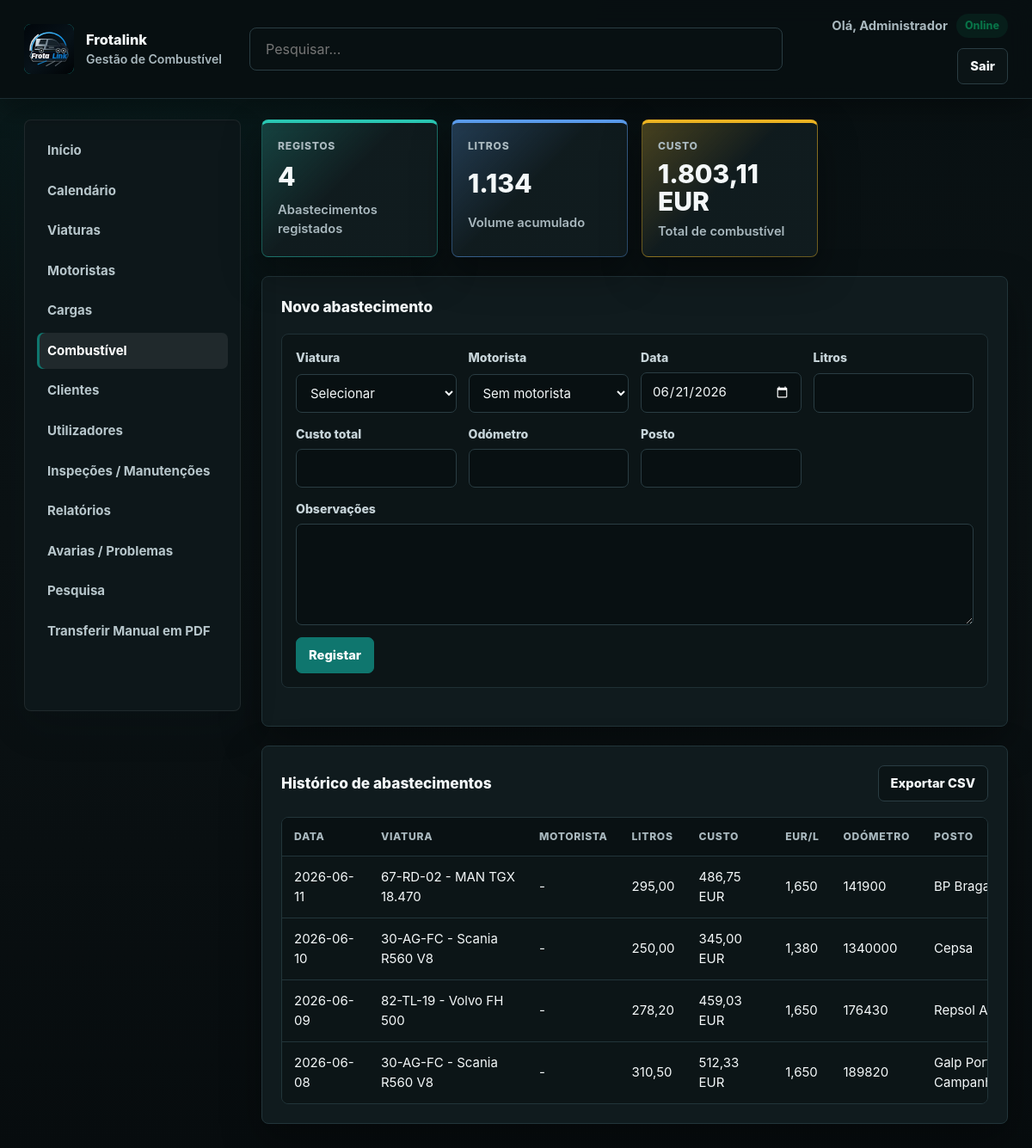
/frotas/combustivel_listar.php (signed in), run on the app's committed database.
### tables this page shows
CREATE TABLE `abastecimentos` (
  `id` int(11) NOT NULL,
  `veiculo_id` int(11) NOT NULL,
  `motorista_id` int(11) DEFAULT NULL,
  `data_abastecimento` date NOT NULL,
  `litros` decimal(10,2) NOT NULL DEFAULT 0.00,
  `custo_total` decimal(10,2) NOT NULL DEFAULT 0.00,
  `odometro_km` int(11) DEFAULT NULL,
  `posto` varchar(180) DEFAULT NULL,
  `observacoes` text DEFAULT NULL,
  `criado_em` timestamp NOT NULL DEFAULT current_timestamp()
);

CREATE TABLE `veiculos` (
  `id` int(11) NOT NULL,
  `matricula` varchar(20) NOT NULL,
  `modelo` varchar(100) NOT NULL,
  `status` enum('ativo','em_manutencao','ocioso') NOT NULL DEFAULT 'ativo',
  `km_total` int(11) NOT NULL DEFAULT 0,
  `consumo_medio` decimal(4,1) NOT NULL DEFAULT 0.0,
  `lat` decimal(10,7) DEFAULT NULL,
  `lon` decimal(10,7) DEFAULT NULL,
  `updated_at` timestamp NOT NULL DEFAULT current_timestamp() ON UPDATE current_timestamp()
);

### frotas/config.php (called while the page is built, shortened)
<?php
function currentUserRole(): string {
    return $_SESSION['nivel_acesso'] ?? '';
}
function isAdmin(): bool {
    return currentUserRole() === 'admin';
}
function isMotorista(): bool {
    return currentUserRole() === 'motorista';
}
function canManageOperations(): bool {
    return isAdmin() || isGestor();
}

### frotas/combustivel_listar.php (the view, shortened to what this page needs)
<?php
require_once 'config.php';
$conn = getDbConnection();
$motoristaAtualId = getCurrentMotoristaId($conn);
$isMotorista = isMotorista();
$veiculos = [];
if ($isMotorista) {
    if ($motoristaAtualId !== null) {
        $stmt = $conn->prepare("SELECT DISTINCT v.id, v.matricula, v.modelo
            FROM veiculos v
            LEFT JOIN motoristas m ON m.viatura_atual_id = v.id AND m.id = ?
            LEFT JOIN cargas c ON c.viatura_id = v.id AND c.motorista_id = ?
            WHERE m.id IS NOT NULL OR c.id IS NOT NULL
            ORDER BY v.matricula ASC");
        if ($stmt) {
            $stmt->bind_param('ii', $motoristaAtualId, $motoristaAtualId);
            $stmt->execute();
            $veiculosRes = $stmt->get_result();
        } else {
            $veiculosRes = false;
        }
    } else {
        $veiculosRes = false;
    }
} else {
    $veiculosRes = $conn->query('SELECT id, matricula, modelo FROM veiculos ORDER BY matricula ASC');
}
if ($veiculosRes) {
    while ($row = $veiculosRes->fetch_assoc()) {
        $veiculos[] = $row;
    }
}
$records = [];
if ($isMotorista) {
    if ($motoristaAtualId !== null) {
        $stmt = $conn->prepare("SELECT a.*, v.matricula, v.modelo, m.nome_completo
            FROM abastecimentos a
            JOIN veiculos v ON a.veiculo_id = v.id
            LEFT JOIN motoristas m ON a.motorista_id = m.id
            WHERE a.motorista_id = ?
            ORDER BY a.data_abastecimento DESC, a.id DESC");
        if ($stmt) {
            $stmt->bind_param('i', $motoristaAtualId);
            $stmt->execute();
            $result = $stmt->get_result();
        } else {
            $result = false;
        }
    } else {
        $result = false;
    }
} else {
    $result = $conn->query("SELECT a.*, v.matricula, v.modelo, m.nome_completo
        FROM abastecimentos a
        JOIN veiculos v ON a.veiculo_id = v.id
        LEFT JOIN motoristas m ON a.motorista_id = m.id
        ORDER BY a.data_abastecimento DESC, a.id DESC");
}
if ($result) {
    while ($row = $result->fetch_assoc()) {
        $records[] = $row;
    }
}
if ($isMotorista && $motoristaAtualId !== null) {
    $stmt = $conn->prepare("SELECT COUNT(*) AS total, COALESCE(SUM(litros),0) AS litros, COALESCE(SUM(custo_total),0) AS custo FROM abastecimentos WHERE motorista_id = ?");
    if ($stmt) {
        $stmt->bind_param('i', $motoristaAtualId);
        $stmt->execute();
        $stats = $stmt->get_result();
    } else {
        $stats = false;
    }
} elseif ($isMotorista) {
    $stats = false;
} else {
    $stats = $conn->query("SELECT COUNT(*) AS total, COALESCE(SUM(litros),0) AS litros, COALESCE(SUM(custo_total),0) AS custo FROM abastecimentos");
}
$statRow = $stats ? $stats->fetch_assoc() : ['total' => 0, 'litros' => 0, 'custo' => 0];
?>
<!DOCTYPE html>
<html lang="pt-PT">
<head>
    <link rel="stylesheet" href="layout.css">
</head>
<body class="dashboard-page">
    <header class="topbar">
        <div class="brand"><button type="button" class="brand-logo" onclick="window.location.href='index.php'" aria-label="Página principal"><img src="assets/logo.svg" alt="Frotalink"></button><div><p class="brand-title">Frotalink</p><span class="brand-subtitle">Gestão de Combustível</span></div></div>
        <form class="topbar-search" method="get" action="pesquisa.php"><input type="search" name="q" placeholder="Pesquisar..." aria-label="Pesquisar"></form>
        <div class="topbar-actions">
            <div class="topbar-stats"><span>Olá, <?php echo htmlspecialchars($_SESSION['user']); ?></span><span class="status-pill status-active">Online</span></div><a class="button secondary" href="logout.php">Sair</a>
        </div>
    </header>
    <div class="page-layout">
        <?php include 'sidebar.php'; ?>
        <main class="dashboard-content">
            <section class="dashboard-cards compact-cards">
                <article class="metric-card"><span class="metric-title">Registos</span><strong class="metric-value"><?php echo htmlspecialchars($statRow['total']); ?></strong><span class="metric-caption">Abastecimentos registados</span></article>
                <article class="metric-card"><span class="metric-title">Litros</span><strong class="metric-value"><?php echo htmlspecialchars(number_format((float) $statRow['litros'], 0, ',', '.')); ?></strong><span class="metric-caption">Volume acumulado</span></article>
                <article class="metric-card"><span class="metric-title">Custo</span><strong class="metric-value"><?php echo htmlspecialchars(number_format((float) $statRow['custo'], 2, ',', '.')); ?> EUR</strong><span class="metric-caption">Total de combustível</span></article>
            </section>
            <section class="widget">
                <div class="widget-header"><h2>Novo abastecimento</h2></div>
                <form method="post" action="combustivel_listar.php" class="form-grid">
                    <div class="form-field"><label for="veiculo_id">Viatura</label><select id="veiculo_id" name="veiculo_id" required><option value="">Selecionar</option></select></div>
                    <?php if (! $isMotorista): ?><div class="form-field"><label for="motorista_id">Motorista</label><select id="motorista_id" name="motorista_id"><option value="">Sem motorista</option></select></div><?php endif; ?>
                    <div class="form-field"><label for="data_abastecimento">Data</label><input type="date" id="data_abastecimento" name="data_abastecimento" value="<?php echo date('Y-m-d'); ?>" required></div>
                    <div class="form-field"><label for="litros">Litros</label><input type="number" step="0.01" min="0" id="litros" name="litros" required></div>
                    <div class="form-field"><label for="custo_total">Custo total</label><input type="number" step="0.01" min="0" id="custo_total" name="custo_total" required></div>
                    <div class="form-field"><label for="odometro_km">Odómetro</label><input type="number" min="0" id="odometro_km" name="odometro_km"></div>
                    <div class="form-field"><label for="posto">Posto</label><input type="text" id="posto" name="posto"></div>
                    <div class="form-field form-field-full"><label for="observacoes">Observações</label><textarea id="observacoes" name="observacoes"></textarea></div>
                    <div class="form-actions"><button type="submit" class="button" <?php echo ($isMotorista && ($motoristaAtualId === null || count($veiculos) === 0)) ? 'disabled' : ''; ?>>Registar</button></div>
                </form>
            </section>
            <section class="widget">
                <div class="widget-header"><h2><?php echo $isMotorista ? 'Os meus abastecimentos' : 'Histórico de abastecimentos'; ?></h2><?php if (canManageOperations()): ?><a class="button secondary" href="relatorios.php?export=combustivel">Exportar CSV</a><?php endif; ?></div>
                <?php if ($records): ?>
                    <div class="table-responsive"><table><thead><tr><th>Data</th><th>Viatura</th><th>Motorista</th><th>Litros</th><th>Custo</th><th>EUR/L</th><th>Odómetro</th><th>Posto</th></tr></thead><tbody>
                    <?php foreach ($records as $row): ?>
                        <tr><td><?php echo htmlspecialchars($row['data_abastecimento']); ?></td><td><?php echo htmlspecialchars($row['matricula'] . ' - ' . $row['modelo']); ?></td><td><?php echo htmlspecialchars($row['nome_completo'] ?: '-'); ?></td><td><?php echo htmlspecialchars(number_format((float) $row['litros'], 2, ',', '.')); ?></td><td><?php echo htmlspecialchars(number_format((float) $row['custo_total'], 2, ',', '.')); ?> EUR</td><td><?php echo (float) $row['litros'] > 0 ? htmlspecialchars(number_format((float) $row['custo_total'] / (float) $row['litros'], 3, ',', '.')) : '-'; ?></td><td><?php echo htmlspecialchars($row['odometro_km'] ?: '-'); ?></td><td><?php echo htmlspecialchars($row['posto'] ?: '-'); ?></td></tr>
                    <?php endforeach; ?>
                    </tbody></table></div>
                <?php else: ?><p class="empty-state"><?php echo $isMotorista ? 'Ainda não registou abastecimentos.' : 'Ainda não existem abastecimentos registados.'; ?></p><?php endif; ?>
            </section>
        </main>
    </div>
</body>
</html>

### data on the page
abastecimentos: data_abastecimento "2026-06-11", veiculo.modelo "67-RD-02 - MAN TGX 18.470", nome_completo "-", litros "295,00", custo_total "486,75", (float) $row['custo_total'] / (float) $row['litros'] "1,650", odometro_km "141900", posto "BP…"
abastecimentos: data_abastecimento "2026-06-10", veiculo.modelo "30-AG-FC - Scania R560 V8", nome_completo "-", litros "250,00", custo_total "345,00", (float) $row['custo_total'] / (float) $row['litros'] "1,380", odometro_km "1340000", posto "Cepsa"
abastecimentos: data_abastecimento "2026-06-09", veiculo.modelo "82-TL-19 - Volvo FH 500", nome_completo "-", litros "278,20", custo_total "459,03", (float) $row['custo_total'] / (float) $row['litros'] "1,650", odometro_km "176430", posto "Repsol…"
abastecimentos: data_abastecimento "2026-06-08", veiculo.modelo "30-AG-FC - Scania R560 V8", nome_completo "-", litros "310,50", custo_total "512,33", (float) $row['custo_total'] / (float) $row['litros'] "1,650", odometro_km "189820", posto "Galp…"

### other printed values
$_SESSION['user'] "Administrador"
$statRow['total'] "4"
$statRow['litros'] "1.134"
$statRow['custo'] "1.803,11"
